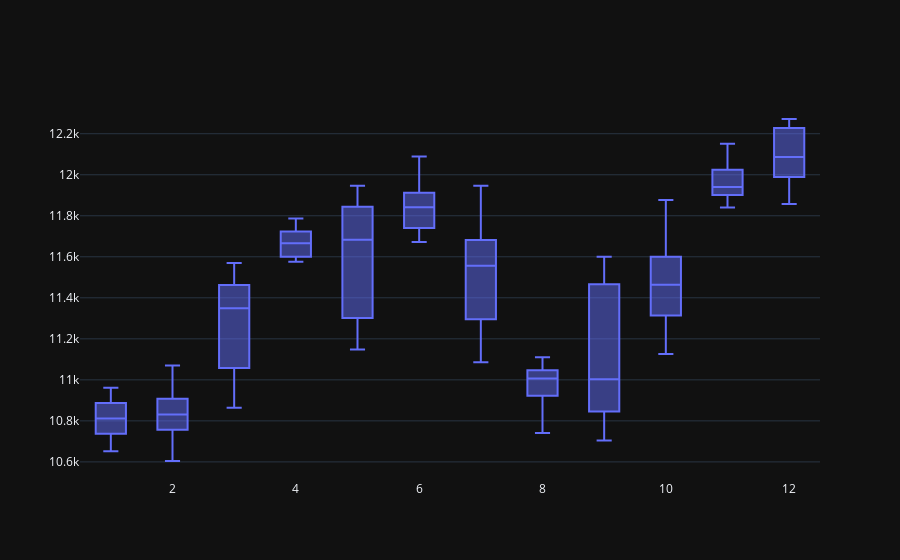

Here is the notebook cell this chart was saved with:
### Code cell
trace_box = go.Box(
    x = nifty_data['Month'],
    y = nifty_data['Close']
)
data = [trace_box]
offline.iplot(data)

### Figure 1 — Plotly figure (JSON) as saved in the notebook; plotly's stock layout.template omitted (floating-point values rounded to 4 significant figures; data arrays with more than 128 entries replaced by an {"elided": "..."} marker saying what was removed)
{"data": [{"x": {"elided": "241 int values"}, "y": {"elided": "241 float values"}, "type": "box"}], "layout": {}}
